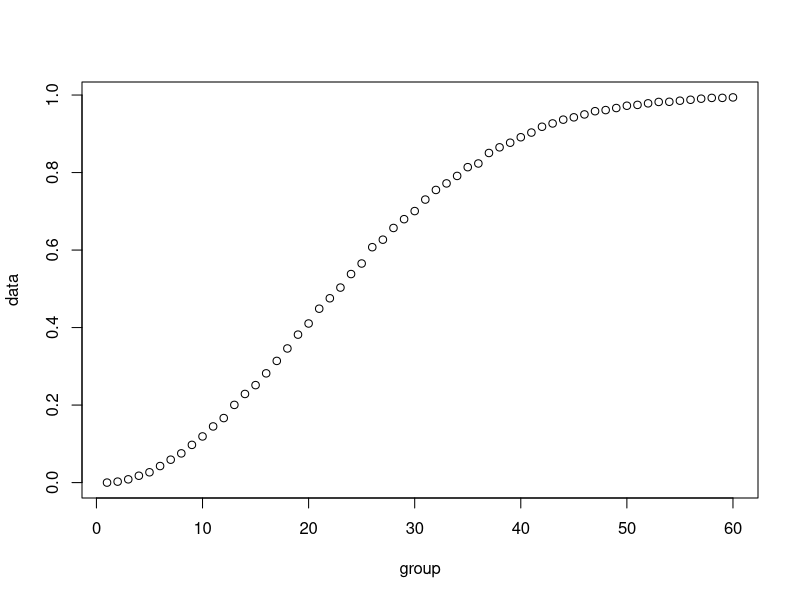
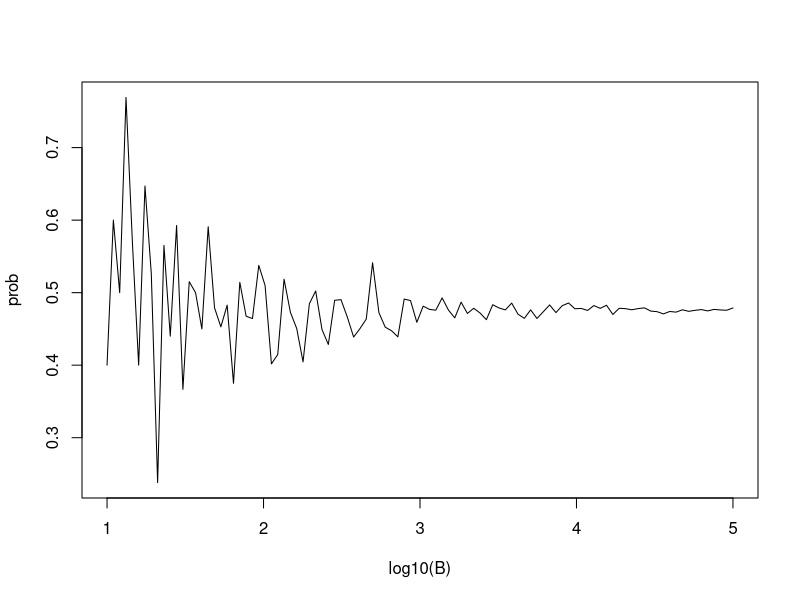

Write R code to recreate these figures, in order.

# Suppose you're in a classroom with 50 people.
# If we assume this is a randomly selected group,
# what is the chance that at least two people have the same birthday?

# pick up for each person in classrom with 50 people a birthday randomly.
events <- sample( 1:365, 50, replace = TRUE )
any( duplicated(events) )

# Monte Carlo simulation with B = 10000 replicates.
B = 10000 
results <- replicate( B, {
  class_birthday <- sample(1:365, 50, replace = TRUE)
  any( duplicated(class_birthday) ) # if TRUE return TRUE if not return FALSE.
})

# results is a vector with entries equal to true or false.
# calculates proportion of groups with duplicated bday.
mean( results )

# Say you want to use what you've just
# learned about the birthday problem to bet
# with friends about two people having the same birthday in a group of people.
# When are the chances larger than 50%?
# Larger than 75%?
c_prob <- function( n ) {
  B <- 10000
  results <- replicate( B, {
    class_birthday <- sample( 1:365, n, replace = TRUE )
    any( duplicated(class_birthday) ) # if TRUE return TRUE if not return FALSE.
  })
  mean( results )
}

group <- seq( 1, 60 )

# sapply permits us to perform element-wise operations
# on any function.
x <- 1:10
sapply( x, sqrt )

# we can plot this graph.
data <- sapply( group, c_prob )
plot( group, data )

# Now, notice had it not been possible to compute
# the exact probabilities, something that sometimes happens,
# we would have still been able to accurately estimate
# the probabilities using Monte Carlo.


# In more complex calculations, 10,000 may not nearly be enough.
# Also for some calculations, 10,000 experiments
# might not be computationally feasible, and it might be more than we need.
# We know that the larger the number of experiments, we've
# been using the letter B to represent that, the better the approximation.

# But how big do we need it to be?
# One practical approach we will describe here
# is to check for the stability of the estimate.
# So we're going to run a simulation where we compute or estimate
# the probability of two people having a certain birthday using different sizes
# of the Monte Carlo simulations.
# We compute the simulation, and now we look at the values
# that we get for each simulation.
# Remember, each simulation has a different b,
# a different number of experiments.
# When we see this graph, we can see that it's wiggling up and down.
# That's because the estimate is not stable yet.
# It's not such a great estimate.
# But as b gets bigger and bigger, eventually it starts to stabilize.
# And that's when we start getting a feeling for the fact
# that now perhaps we have a large enough number of experiments.

B <- 10^seq(1, 5, len = 100)    # defines vector of many B values
compute_prob <- function(B, n = 22){    # function to run Monte Carlo simulation with each B
  same_day <- replicate(B, {
    bdays <- sample(1:365, n, replace = TRUE)
    any(duplicated(bdays))
  })
  mean(same_day)
}

prob <- sapply(B, compute_prob)    # apply compute_prob to many values of B
plot(log10(B), prob, type = "l")    # plot a line graph of estimates 
